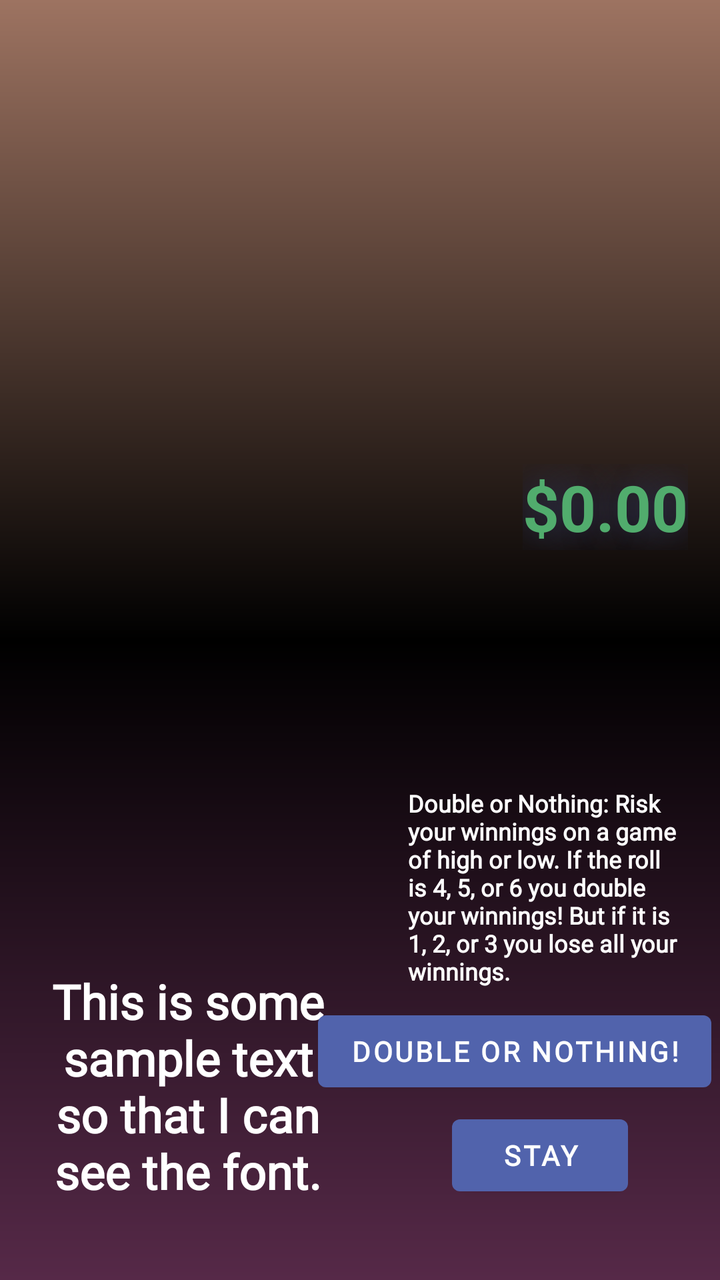
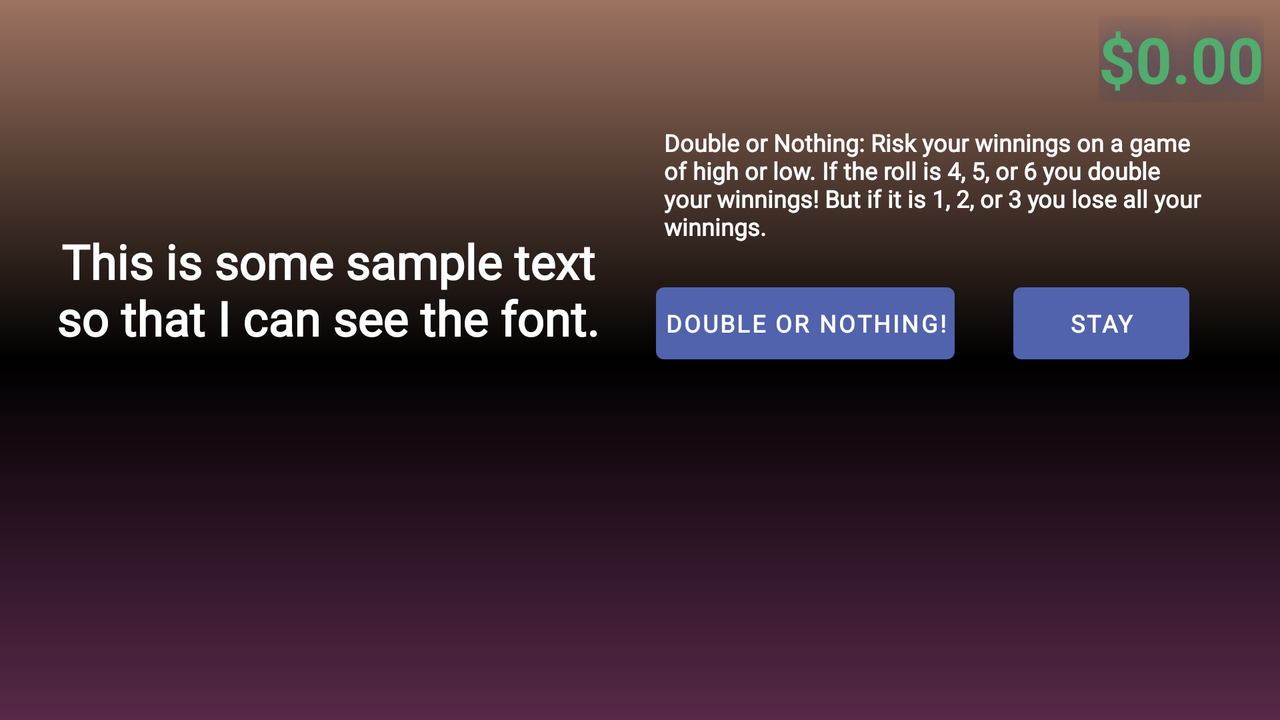

Two renders of one Android screen. The first uses the default layout on a phone; the second uses the alternative layout the repository ships for a different screen configuration, on a matching device. The two XML files are below.
<!-- AndroidManifest.xml: application theme Theme.MakeItRain -->
<!-- res/layout/fragment_results.xml -->
<?xml version="1.0" encoding="utf-8"?>
<androidx.constraintlayout.widget.ConstraintLayout xmlns:android="http://schemas.android.com/apk/res/android"
    xmlns:app="http://schemas.android.com/apk/res-auto"
    xmlns:tools="http://schemas.android.com/tools"
    android:id="@+id/results_fragment_parent"
    android:layout_width="match_parent"
    android:layout_height="match_parent"
    android:background="@drawable/background_player_buttons"
    android:orientation="vertical"
    app:layout_behavior="com.google.android.material.bottomsheet.BottomSheetBehavior"
    >

    <androidx.constraintlayout.widget.Guideline
        android:id="@+id/guideline_bottomdialog_bottom"
        android:layout_width="wrap_content"
        android:layout_height="wrap_content"
        android:orientation="horizontal"
        app:layout_constraintGuide_percent="0.94" />

    <TextView
        android:id="@+id/textView3"
        style="@style/dialog_style"
        android:layout_marginStart="16dp"
        android:layout_marginEnd="8dp"
        android:gravity="center"
        android:text="@string/sample_text"
        app:layout_constraintBottom_toTopOf="@+id/guideline_bottomdialog_bottom"
        app:layout_constraintEnd_toStartOf="@+id/guideline_bottomdialog_vertical_center"
        app:layout_constraintStart_toStartOf="parent" />

    <Button
        android:id="@+id/close_dialog_button"
        style="@style/button_dialog"
        android:layout_marginStart="8dp"
        android:layout_marginEnd="8dp"
        android:text="@string/stay_close_dialog_button"
        android:textStyle="bold"
        app:layout_constraintBottom_toTopOf="@+id/guideline_bottomdialog_bottom"
        app:layout_constraintEnd_toEndOf="parent"
        app:layout_constraintStart_toStartOf="@+id/guideline_bottomdialog_vertical_center" />

    <androidx.constraintlayout.widget.Guideline
        android:id="@+id/guideline_bottomdialog_vertical_center"
        app:layout_constraintGuide_percent=".5"
        android:layout_width="wrap_content"
        android:layout_height="wrap_content"
        android:orientation="vertical" />

    <TextView
        android:id="@+id/moneyamount_textview_dialog"
        android:layout_width="wrap_content"
        android:layout_height="wrap_content"
        android:layout_marginStart="8dp"
        android:layout_marginTop="16dp"
        android:layout_marginEnd="16dp"
        android:layout_marginBottom="150dp"
        android:elevation="10dp"
        android:gravity="center"
        android:shadowColor="@color/steel_blue"
        android:shadowRadius="50"
        android:text="@string/money_amount"
        android:textColor="@color/player_area_bg"
        android:textSize="32sp"
        android:textStyle="bold"
        app:layout_constraintBottom_toTopOf="@+id/double_or_nothing_button"
        app:layout_constraintEnd_toEndOf="parent"
        app:layout_constraintHorizontal_bias="1.0"
        app:layout_constraintStart_toStartOf="@+id/guideline_bottomdialog_vertical_center"
        app:layout_constraintTop_toTopOf="parent"
        app:layout_constraintVertical_bias="0.738" />

    <ImageView
        android:id="@+id/dialog_dice_image"
        android:layout_width="175dp"
        android:layout_height="175dp"
        android:layout_marginStart="16dp"
        android:layout_marginTop="16dp"
        android:layout_marginEnd="8dp"
        android:layout_marginBottom="32dp"
        android:background="@drawable/dice_six"
        android:contentDescription="@string/dice_image_descrip"
        android:visibility="invisible"
        app:layout_constraintBottom_toTopOf="@+id/textView3"
        app:layout_constraintEnd_toStartOf="@+id/guideline_bottomdialog_vertical_center"
        app:layout_constraintHorizontal_bias="0.0"
        app:layout_constraintStart_toStartOf="parent"
        app:layout_constraintTop_toTopOf="parent"
        app:layout_constraintVertical_bias="0.81" />

    <Button
        android:id="@+id/double_or_nothing_button"
        style="@style/button_dialog"
        android:layout_width="wrap_content"
        android:layout_height="wrap_content"
        android:layout_marginStart="8dp"
        android:layout_marginEnd="8dp"
        android:layout_marginBottom="4dp"
        android:text="@string/double_or_nothing_button_text"
        android:textStyle="bold"
        app:layout_constraintBottom_toTopOf="@+id/close_dialog_button"
        app:layout_constraintEnd_toEndOf="parent"
        app:layout_constraintHorizontal_bias="0.888"
        app:layout_constraintStart_toStartOf="@+id/guideline_bottomdialog_vertical_center" />

    <TextView
        android:id="@+id/double_or_nothing_explanation_text"
        style="@style/dialog_style"
        android:layout_width="0dp"
        android:layout_height="0dp"
        android:layout_marginStart="24dp"
        android:layout_marginTop="24dp"
        android:layout_marginEnd="8dp"
        android:layout_marginBottom="8dp"
        android:gravity="bottom"
        android:text="@string/double_nothing_explanation"
        android:textSize="12sp"
        app:layout_constraintBottom_toTopOf="@+id/double_or_nothing_button"
        app:layout_constraintEnd_toEndOf="parent"
        app:layout_constraintStart_toStartOf="@+id/guideline_bottomdialog_vertical_center"
        app:layout_constraintTop_toBottomOf="@+id/moneyamount_textview_dialog" />

</androidx.constraintlayout.widget.ConstraintLayout>
<!-- resources referenced by this layout -->
<resources>
  <color name="player_area_bg">#51ac6d</color>
  <color name="steel_blue">#333e6b</color>
  <!-- drawable background_player_buttons (drawable) -->
  <?xml version="1.0" encoding="utf-8"?>
  <shape xmlns:android="http://schemas.android.com/apk/res/android"
      android:shape="rectangle">
  
      <gradient
          android:startColor="@color/deep_purple"
          android:centerColor="@color/black"
          android:endColor="@color/table_area_bg"
          android:angle="90"
  
          />
  
  
  
  
  
  </shape>
  <string name="dice_image_descrip">six sided die</string>
  <string name="double_nothing_explanation">Double or Nothing: Risk your winnings on a game of high or low. If the roll is 4, 5, or 6 you double your winnings! But if it is 1, 2, or 3 you lose all your winnings.</string>
  <string name="double_or_nothing_button_text">Double or Nothing!</string>
  <string name="money_amount">$0.00</string>
  <string name="sample_text">This is some sample text so that I can see the font.</string>
  <string name="stay_close_dialog_button">Stay</string>
  <style name="button_dialog">
          <item name="android:layout_width">wrap_content</item>
          <item name="android:layout_height">wrap_content</item>
          <item name="android:fontFamily">@font/exo_2_light_italic</item>
          <item name="android:textColor">@color/white</item>
          <item name="android:textSize">14sp</item>
          <item name="android:textStyle">bold</item>
      </style>
  <style name="dialog_style">
          <item name="android:layout_width">0dp</item>
          <item name="android:layout_height">wrap_content</item>
          <item name="android:fontFamily">@font/exo_2_light_italic</item>
          <item name="android:textColor">@color/white</item>
          <item name="android:textSize">24sp</item>
          <item name="android:textStyle">bold</item>
      </style>
  <style name="Theme.MakeItRain" parent="Theme.MaterialComponents.DayNight.DarkActionBar">
          
          <item name="colorPrimary">@color/deep_blue_grey</item>
          <item name="colorPrimaryVariant">@color/steel_blue</item>
          <item name="colorOnPrimary">@color/white</item>
          
          <item name="colorSecondary">@color/money_green</item>
          <item name="colorSecondaryVariant">@color/player_area_bg</item>
          <item name="colorOnSecondary">@color/black</item>
          
          <item name="android:statusBarColor" tools:targetApi="l">?attr/colorPrimaryVariant</item>
          
      </style>
  <color name="deep_purple">#562948</color>
  <color name="black">#FF000000</color>
  <color name="table_area_bg">#9d7361</color>
  <color name="white">#FFFFFFFF</color>
  <color name="deep_blue_grey">#5163ac</color>
  <color name="money_green">#47975f</color>
</resources>
<!-- res/layout-land/fragment_results.xml (the repository's variant of the layout above) -->
<!-- drawn on the phone turned sideways -->
<?xml version="1.0" encoding="utf-8"?>
<androidx.constraintlayout.widget.ConstraintLayout xmlns:android="http://schemas.android.com/apk/res/android"
    xmlns:app="http://schemas.android.com/apk/res-auto"
    xmlns:tools="http://schemas.android.com/tools"
    android:id="@+id/results_fragment_parent"
    android:layout_width="match_parent"
    android:layout_height="match_parent"
    android:background="@drawable/background_player_buttons"
    android:orientation="vertical"
    app:layout_behavior="com.google.android.material.bottomsheet.BottomSheetBehavior"
    >

    <androidx.constraintlayout.widget.Guideline
        android:id="@+id/guideline_bottomdialog_bottom"
        android:layout_width="wrap_content"
        android:layout_height="wrap_content"
        android:orientation="horizontal"
        app:layout_constraintGuide_percent="0.55" />

    <TextView
        android:id="@+id/textView3"
        style="@style/dialog_style"
        android:layout_marginStart="16dp"
        android:layout_marginTop="8dp"
        android:layout_marginEnd="8dp"
        android:gravity="center"
        android:padding="4dp"
        android:text="@string/sample_text"
        app:layout_constraintBottom_toTopOf="@+id/guideline_bottomdialog_bottom"
        app:layout_constraintEnd_toStartOf="@+id/guideline_bottomdialog_vertical_center"
        app:layout_constraintStart_toStartOf="parent"
        app:layout_constraintTop_toBottomOf="@+id/dialog_dice_image" />

    <Button
        android:id="@+id/close_dialog_button"
        style="@style/button_dialog"
        android:layout_marginStart="8dp"
        android:layout_marginTop="8dp"
        android:layout_marginEnd="24dp"
        android:layout_marginBottom="8dp"
        android:padding="4dp"
        android:text="@string/stay_close_dialog_button"
        android:textSize="12sp"
        app:layout_constraintBottom_toTopOf="@+id/guideline_bottomdialog_bottom"
        app:layout_constraintEnd_toEndOf="parent"
        app:layout_constraintStart_toEndOf="@+id/double_or_nothing_button"
        app:layout_constraintTop_toBottomOf="@+id/double_or_nothing_explanation_text" />

    <androidx.constraintlayout.widget.Guideline
        android:id="@+id/guideline_bottomdialog_vertical_center"
        app:layout_constraintGuide_percent=".5"
        android:layout_width="wrap_content"
        android:layout_height="wrap_content"
        android:orientation="vertical" />

    <TextView
        android:id="@+id/moneyamount_textview_dialog"
        android:layout_width="wrap_content"
        android:layout_height="wrap_content"
        android:layout_marginStart="8dp"
        android:layout_marginTop="8dp"
        android:layout_marginEnd="8dp"
        android:elevation="10dp"
        android:gravity="center"
        android:shadowColor="@color/steel_blue"
        android:shadowRadius="50"
        android:text="@string/money_amount"
        android:textColor="@color/player_area_bg"
        android:textSize="32sp"
        android:textStyle="bold"
        app:layout_constraintEnd_toEndOf="parent"
        app:layout_constraintHorizontal_bias="1.0"
        app:layout_constraintStart_toStartOf="@+id/guideline_bottomdialog_vertical_center"
        app:layout_constraintTop_toTopOf="parent"
        tools:ignore="TextContrastCheck" />

    <ImageView
        android:id="@+id/dialog_dice_image"
        android:layout_width="75dp"
        android:layout_height="75dp"
        android:layout_marginStart="8dp"
        android:layout_marginTop="8dp"
        android:layout_marginEnd="8dp"
        android:background="@drawable/dice_six"
        android:contentDescription="@string/dice_image_descrip"
        android:visibility="invisible"
        app:layout_constraintEnd_toStartOf="@+id/guideline_bottomdialog_vertical_center"
        app:layout_constraintHorizontal_bias="0.514"
        app:layout_constraintStart_toStartOf="parent"
        app:layout_constraintTop_toTopOf="parent" />

    <Button
        android:id="@+id/double_or_nothing_button"
        style="@style/button_dialog"
        android:layout_width="wrap_content"
        android:layout_height="wrap_content"
        android:layout_marginStart="8dp"
        android:layout_marginTop="8dp"
        android:layout_marginBottom="8dp"
        android:padding="4dp"
        android:text="@string/double_or_nothing_button_text"
        android:textSize="12sp"
        app:layout_constraintBottom_toTopOf="@+id/guideline_bottomdialog_bottom"
        app:layout_constraintStart_toStartOf="@+id/guideline_bottomdialog_vertical_center"
        app:layout_constraintTop_toBottomOf="@+id/double_or_nothing_explanation_text" />

    <TextView
        android:id="@+id/double_or_nothing_explanation_text"
        style="@style/dialog_style"
        android:layout_width="0dp"
        android:layout_height="wrap_content"
        android:layout_marginStart="8dp"
        android:layout_marginTop="8dp"
        android:layout_marginEnd="8dp"
        android:gravity="bottom"
        android:padding="4dp"
        android:text="@string/double_nothing_explanation"
        android:textSize="12sp"
        app:layout_constraintEnd_toEndOf="parent"
        app:layout_constraintHorizontal_bias="0.0"
        app:layout_constraintStart_toStartOf="@+id/guideline_bottomdialog_vertical_center"
        app:layout_constraintTop_toBottomOf="@+id/moneyamount_textview_dialog" />

</androidx.constraintlayout.widget.ConstraintLayout>
